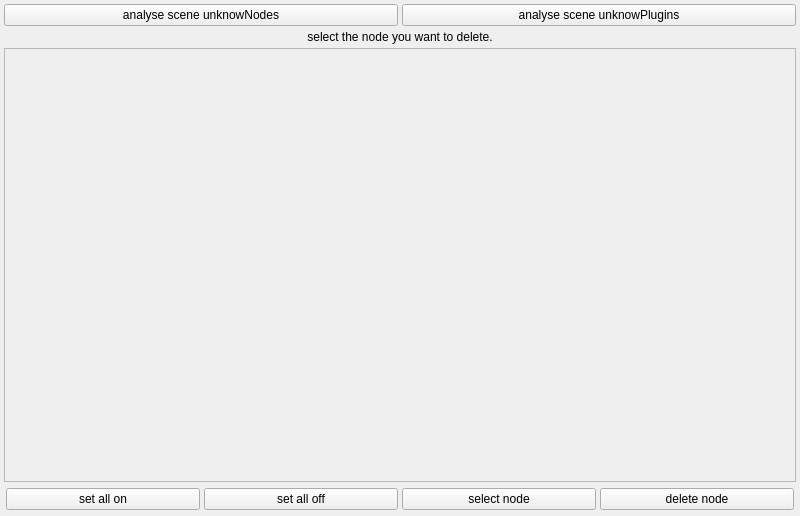
<?xml version="1.0" encoding="UTF-8"?>
<ui version="4.0">
 <class>main_widget</class>
 <widget class="QWidget" name="main_widget">
  <property name="geometry">
   <rect>
    <x>0</x>
    <y>0</y>
    <width>800</width>
    <height>516</height>
   </rect>
  </property>
  <property name="windowTitle">
   <string>Form</string>
  </property>
  <layout class="QVBoxLayout" name="verticalLayout">
   <property name="spacing">
    <number>4</number>
   </property>
   <property name="leftMargin">
    <number>4</number>
   </property>
   <property name="topMargin">
    <number>4</number>
   </property>
   <property name="rightMargin">
    <number>4</number>
   </property>
   <property name="bottomMargin">
    <number>4</number>
   </property>
   <item>
    <layout class="QHBoxLayout" name="horizontalLayout">
     <item>
      <widget class="QPushButton" name="analyseUnknowNodes_PB">
       <property name="text">
        <string>analyse scene unknowNodes</string>
       </property>
      </widget>
     </item>
     <item>
      <widget class="QPushButton" name="analyseUnknowPlugins_PB">
       <property name="text">
        <string>analyse scene unknowPlugins</string>
       </property>
      </widget>
     </item>
    </layout>
   </item>
   <item>
    <widget class="QLabel" name="infoBar_label">
     <property name="text">
      <string>select the node you want to delete.&lt;multi-selectable&gt;</string>
     </property>
     <property name="alignment">
      <set>Qt::AlignCenter</set>
     </property>
    </widget>
   </item>
   <item>
    <widget class="QScrollArea" name="nodeCheck_scrollArea">
     <property name="widgetResizable">
      <bool>true</bool>
     </property>
     <property name="alignment">
      <set>Qt::AlignLeading|Qt::AlignLeft|Qt::AlignTop</set>
     </property>
     <widget class="QWidget" name="nodeCheck_widget">
      <property name="geometry">
       <rect>
        <x>0</x>
        <y>0</y>
        <width>790</width>
        <height>430</height>
       </rect>
      </property>
      <layout class="QVBoxLayout" name="nodeCheck_layout">
       <property name="spacing">
        <number>4</number>
       </property>
       <property name="sizeConstraint">
        <enum>QLayout::SetDefaultConstraint</enum>
       </property>
       <property name="leftMargin">
        <number>2</number>
       </property>
       <property name="topMargin">
        <number>2</number>
       </property>
       <property name="rightMargin">
        <number>2</number>
       </property>
       <property name="bottomMargin">
        <number>2</number>
       </property>
      </layout>
     </widget>
    </widget>
   </item>
   <item>
    <layout class="QHBoxLayout" name="PB_layout">
     <property name="spacing">
      <number>4</number>
     </property>
     <property name="leftMargin">
      <number>2</number>
     </property>
     <property name="topMargin">
      <number>2</number>
     </property>
     <property name="rightMargin">
      <number>2</number>
     </property>
     <property name="bottomMargin">
      <number>2</number>
     </property>
     <item>
      <widget class="QPushButton" name="setAllOn_PB">
       <property name="text">
        <string>set all on</string>
       </property>
      </widget>
     </item>
     <item>
      <widget class="QPushButton" name="setAllOff_PB">
       <property name="text">
        <string>set all off</string>
       </property>
      </widget>
     </item>
     <item>
      <widget class="QPushButton" name="selectNode_PB">
       <property name="text">
        <string>select node</string>
       </property>
      </widget>
     </item>
     <item>
      <widget class="QPushButton" name="deleteNode_PB">
       <property name="text">
        <string>delete node</string>
       </property>
      </widget>
     </item>
    </layout>
   </item>
  </layout>
 </widget>
 <resources/>
 <connections/>
</ui>
